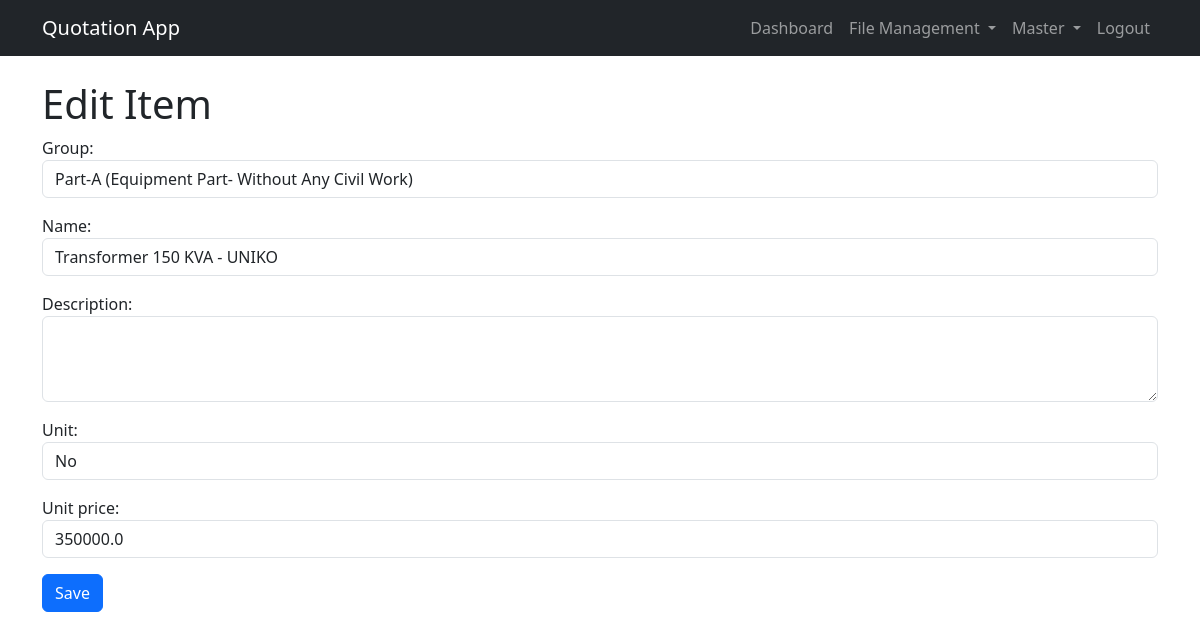
/items/115/update/ (signed in), run on the app's committed database.
### pages/models.py (models this page shows, shortened)
class Item(models.Model):
    group = models.ForeignKey(ItemGroup, on_delete=models.CASCADE)
    name = models.CharField(max_length=255)
    description = models.TextField(blank=True, null=True)
    unit = models.ForeignKey(Unit, on_delete=models.SET_NULL, null=True, blank=True)
    unit_price = models.FloatField(default=0)
    class Meta:
        unique_together = ('group', 'name')

class ItemGroup(models.Model):
    name = models.CharField(max_length=255, unique=True)
    def __str__(self):
        return self.name

class Unit(models.Model):
    name = models.CharField(max_length=50, unique=True)
    def __str__(self):
        return self.name

### pages/views.py (the view)
# urls.py: path('items/<int:pk>/update/', ItemUpdateView.as_view(), name='item_update'),
@method_decorator(login_required, name='dispatch')
class ItemUpdateView(UpdateView):
    model = Item
    form_class = ItemForm
    template_name = 'pages/quotations/item_form.html'
    success_url = reverse_lazy('item_list')

### pages/forms.py (shortened to what this page needs)
class ItemForm(forms.ModelForm):
    class Meta:
        model = Item
        fields = '__all__'
        widgets = {
            'group': forms.Select(attrs={'class': 'form-control'}),
            'name': forms.TextInput(attrs={'class': 'form-control'}),
            'description': forms.Textarea(attrs={'class': 'form-control', 'rows': 3}),
            'unit': forms.Select(attrs={'class': 'form-control'}),
            'unit_price': forms.NumberInput(attrs={'class': 'form-control'}),
        }

### templates/pages/quotations/item_form.html (shortened to what this page needs)
{% extends 'base.html' %}
{% block content %}
    <h1>{% if form.instance.pk %}Edit{% else %}Create{% endif %} Item</h1>
    <form method="post">
        {{ form.as_p }}
        <button type="submit" class="btn btn-primary">Save</button>
    </form>
{% endblock %}

### data on the page
Item: group "Part-A (Equipment Part- Without Any Civil Work)", unit "No", unit_price "350000.0"
ItemGroup: name "Transformer 150 KVA - UNIKO"
